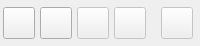
         <widget class="QFrame" name="tableRowEditFrame">
          <property name="sizePolicy">
           <sizepolicy hsizetype="Minimum" vsizetype="Minimum">
            <horstretch>0</horstretch>
            <verstretch>0</verstretch>
           </sizepolicy>
          </property>
          <property name="minimumSize">
           <size>
            <width>200</width>
            <height>42</height>
           </size>
          </property>
          <property name="maximumSize">
           <size>
            <width>210</width>
            <height>46</height>
           </size>
          </property>
          <property name="frameShape">
           <enum>QFrame::NoFrame</enum>
          </property>
          <property name="frameShadow">
           <enum>QFrame::Raised</enum>
          </property>
          <property name="lineWidth">
           <number>0</number>
          </property>
          <layout class="QHBoxLayout" name="vectorRowEditHorizontalLayout">
           <property name="spacing">
            <number>2</number>
           </property>
           <property name="leftMargin">
            <number>0</number>
           </property>
           <property name="topMargin">
            <number>0</number>
           </property>
           <property name="rightMargin">
            <number>0</number>
           </property>
           <property name="bottomMargin">
            <number>0</number>
           </property>
           <item>
            <widget class="QToolButton" name="addRowAboveToolButton">
             <property name="enabled">
              <bool>true</bool>
             </property>
             <property name="minimumSize">
              <size>
               <width>32</width>
               <height>32</height>
              </size>
             </property>
             <property name="toolTip">
              <string>Add Row Above</string>
             </property>
             <property name="text">
              <string/>
             </property>
             <property name="icon">
              <iconset resource="magnetdaq.qrc">
               <normaloff>:/magnetdaq/Resources/insert-above.png</normaloff>:/magnetdaq/Resources/insert-above.png</iconset>
             </property>
             <property name="iconSize">
              <size>
               <width>24</width>
               <height>24</height>
              </size>
             </property>
            </widget>
           </item>
           <item>
            <widget class="QToolButton" name="addRowBelowToolButton">
             <property name="enabled">
              <bool>true</bool>
             </property>
             <property name="minimumSize">
              <size>
               <width>32</width>
               <height>32</height>
              </size>
             </property>
             <property name="toolTip">
              <string>Add Row Below</string>
             </property>
             <property name="text">
              <string/>
             </property>
             <property name="icon">
              <iconset resource="magnetdaq.qrc">
               <normaloff>:/magnetdaq/Resources/insert-below.png</normaloff>:/magnetdaq/Resources/insert-below.png</iconset>
             </property>
             <property name="iconSize">
              <size>
               <width>24</width>
               <height>24</height>
              </size>
             </property>
            </widget>
           </item>
           <item>
            <widget class="QToolButton" name="removeRowToolButton">
             <property name="enabled">
              <bool>false</bool>
             </property>
             <property name="minimumSize">
              <size>
               <width>32</width>
               <height>32</height>
              </size>
             </property>
             <property name="toolTip">
              <string>Delete Row</string>
             </property>
             <property name="text">
              <string/>
             </property>
             <property name="icon">
              <iconset resource="magnetdaq.qrc">
               <normaloff>:/magnetdaq/Resources/delete-row.png</normaloff>:/magnetdaq/Resources/delete-row.png</iconset>
             </property>
             <property name="iconSize">
              <size>
               <width>24</width>
               <height>24</height>
              </size>
             </property>
            </widget>
           </item>
           <item>
            <widget class="QToolButton" name="tableClearToolButton">
             <property name="enabled">
              <bool>false</bool>
             </property>
             <property name="minimumSize">
              <size>
               <width>32</width>
               <height>32</height>
              </size>
             </property>
             <property name="toolTip">
              <string>Clear Table</string>
             </property>
             <property name="text">
              <string/>
             </property>
             <property name="icon">
              <iconset resource="magnetdaq.qrc">
               <normaloff>:/magnetdaq/Resources/erase-table.png</normaloff>:/magnetdaq/Resources/erase-table.png</iconset>
             </property>
             <property name="iconSize">
              <size>
               <width>24</width>
               <height>24</height>
              </size>
             </property>
            </widget>
           </item>
           <item>
            <spacer name="tableToolbarSpacer">
             <property name="orientation">
              <enum>Qt::Horizontal</enum>
             </property>
             <property name="sizeType">
              <enum>QSizePolicy::Fixed</enum>
             </property>
             <property name="sizeHint" stdset="0">
              <size>
               <width>10</width>
               <height>20</height>
              </size>
             </property>
            </spacer>
           </item>
           <item>
            <widget class="QToolButton" name="togglePersistenceToolButton">
             <property name="enabled">
              <bool>false</bool>
             </property>
             <property name="minimumSize">
              <size>
               <width>32</width>
               <height>32</height>
              </size>
             </property>
             <property name="toolTip">
              <string>Toggle Persistence for All Entries</string>
             </property>
             <property name="text">
              <string/>
             </property>
             <property name="icon">
              <iconset resource="magnetdaq.qrc">
               <normaloff>:/magnetdaq/Resources/pswitch.png</normaloff>:/magnetdaq/Resources/pswitch.png</iconset>
             </property>
             <property name="iconSize">
              <size>
               <width>24</width>
               <height>24</height>
              </size>
             </property>
            </widget>
           </item>
          </layout>
         </widget>
